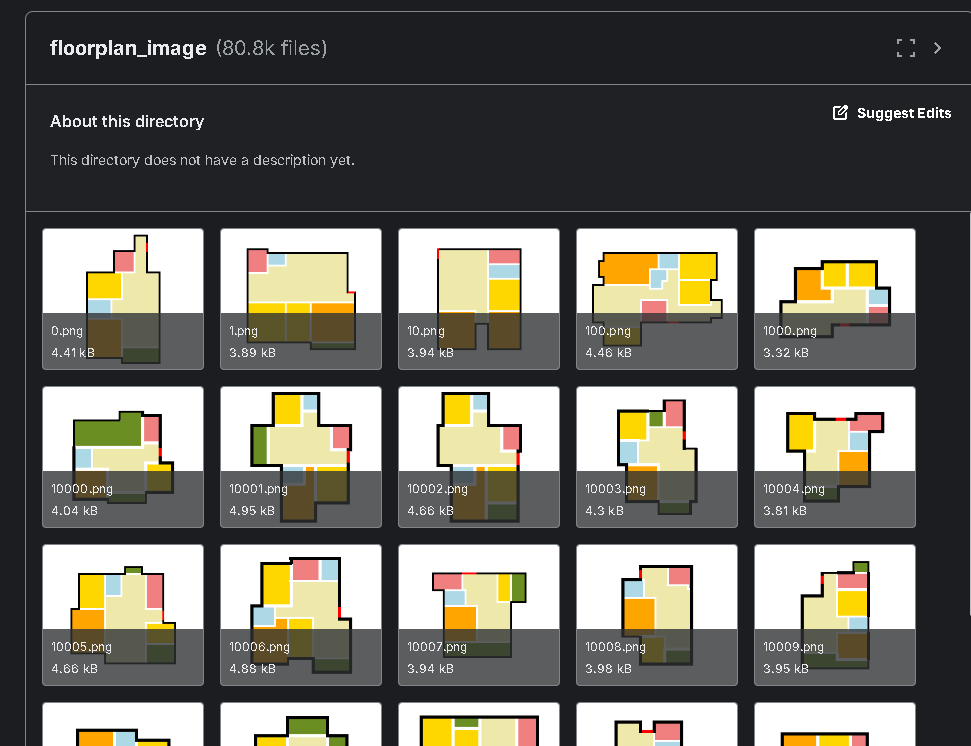
#> input picture img/Dataset.png, 971 x 746 px
$ python -i graph_extractor.py   (imports and definitions only)
#> lines starting #> are read from the running program, lines starting #| are printed output that depends on the picture; after the words box and inside, x2 and y2 are one past the last pixel; in counts of white or black regions, pixels touching at a corner belong together
"""
Ekstraksi adjacency graph dari gambar floor plan hasil generate.

Proses:
1. Deteksi ruangan per warna (menggunakan connected components).
2. Dilatasi mask tiap ruangan untuk mendeteksi sentuhan/kedekatan.
3. Menghasilkan daftar edge adjacency (wall connection).
"""

import cv2
import numpy as np
import logging
from typing import List, Dict, Tuple, Optional

logger = logging.getLogger(__name__)

COLOR_MAP = {
    "LivingRoom": [238, 232, 170],
    "MasterRoom": [255, 165, 0],
    "Kitchen": [240, 128, 128],
    "Bathroom": [173, 216, 210],
    "Balcony": [107, 142, 35],
    "DiningRoom": [218, 112, 214],
    "Storage": [221, 160, 221],
    "CommonRoom": [255, 215, 0],
}

MIN_AREA = 40
DILATE_KERNEL = np.ones((3, 3), np.uint8)


def extract_rooms_from_image(image_path: str, min_area: int = MIN_AREA) -> List[Dict]:
    """
    Mendeteksi ruangan dari gambar RGB floor plan.

    Returns:
        List of room dicts:
        {
            "index": int,
            "category": str,
            "mask": np.ndarray (64x64 uint8),
            "bbox": (x, y, w, h),
            "centroid": (cx, cy),
            "area": int
        }
    """
    img_bgr = cv2.imread(image_path)
    if img_bgr is None:
        logger.error(f"Gagal membaca gambar: {image_path}")
        return []

    img_rgb = cv2.cvtColor(img_bgr, cv2.COLOR_BGR2RGB)
    rooms = []
    index_counter = 0

    for category, color in COLOR_MAP.items():
        lower = np.array(color, dtype=np.uint8)
        upper = np.array(color, dtype=np.uint8)
        mask = cv2.inRange(img_rgb, lower, upper)

        num_labels, labels, stats, centroids = cv2.connectedComponentsWithStats(mask, connectivity=4)

        for i in range(1, num_labels):
            area = stats[i, cv2.CC_STAT_AREA]
            if area < min_area:
                continue

            x, y, w, h = stats[i, cv2.CC_STAT_LEFT], stats[i, cv2.CC_STAT_TOP], \
                         stats[i, cv2.CC_STAT_WIDTH], stats[i, cv2.CC_STAT_HEIGHT]
            cx, cy = int(centroids[i][0]), int(centroids[i][1])

            room_mask = np.zeros_like(mask)
            room_mask[labels == i] = 255

            rooms.append({
                "index": index_counter,
                "category": category,
                "mask": room_mask,
                "bbox": (x, y, w, h),
                "centroid": (cx, cy),
                "area": int(area),
            })
            index_counter += 1

    return rooms


def extract_adjacency_from_rooms(rooms: List[Dict], dilation_kernel: Optional[np.ndarray] = None) -> List[Tuple[int, int]]:
    """
    Mendeteksi adjacency antar ruangan berdasarkan overlap mask setelah dilatasi.

    Returns:
        List of edge tuples: (room_idx_a, room_idx_b)
    """
    if dilation_kernel is None:
        dilation_kernel = DILATE_KERNEL

    edges = []
    n = len(rooms)

    # Dilate masks once for efficiency
    dilated_masks = []
    for room in rooms:
        dilated = cv2.dilate(room["mask"], dilation_kernel, iterations=1)
        dilated_masks.append(dilated)

    for i in range(n):
        for j in range(i + 1, n):
            overlap = cv2.bitwise_and(dilated_masks[i], dilated_masks[j])
            if cv2.countNonZero(overlap) > 0:
                edges.append((rooms[i]["index"], rooms[j]["index"]))

    return edges


def extract_graph_from_image(image_path: str, min_area: int = MIN_AREA) -> Tuple[List[Dict], List[Tuple[int, int]]]:
    """
    Wrapper: return rooms dan adjacency edges dari gambar.
    """
    rooms = extract_rooms_from_image(image_path, min_area)
#> in extract_rooms_from_image, img_bgr is the input picture: shape (746, 971, 3); mean B, G, R 101, 109.3, 111.2
#> the loop in extract_rooms_from_image, `for category, color in COLOR_MAP.items():` made 8 passes
#> num_labels on passes 1 to 8: 19, 16, 20, 1, 10, 1, 1, 27
#> pass 1, in extract_rooms_from_image, `mask = cv2.inRange(img_rgb, lower, upper)`:
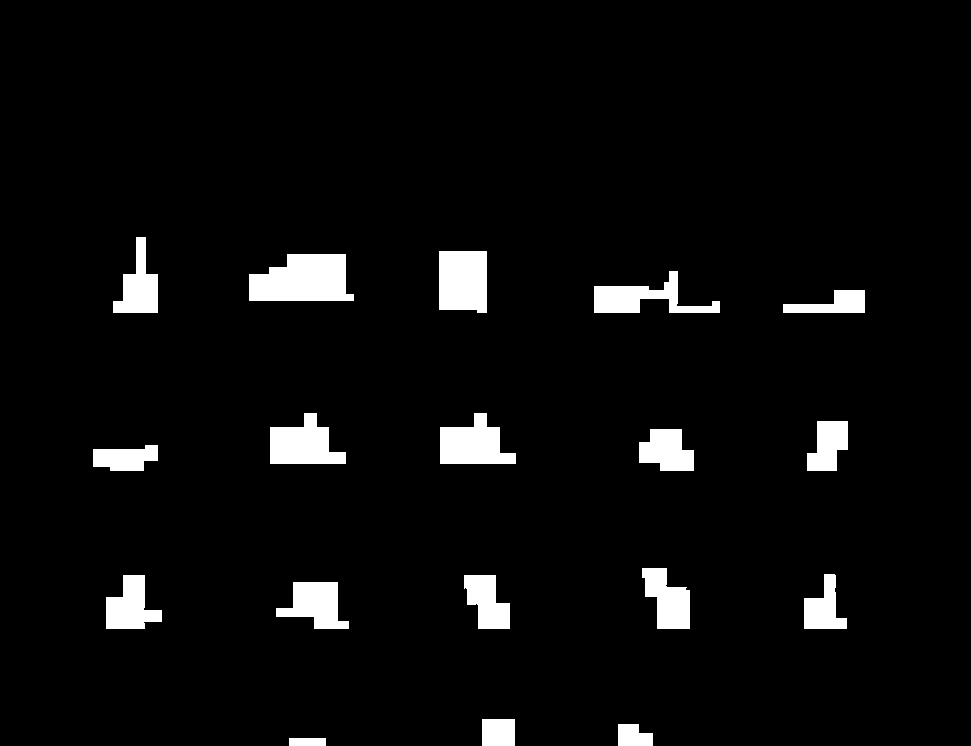
#> mask: shape (746, 971); 4.5% white; 18 white regions, largest, box (x1, y1, x2, y2) and area: (249, 254, 354, 301) 3981, (439, 251, 487, 313) 2862, (440, 413, 516, 464) 2578
#> pass 1, in extract_rooms_from_image, `num_labels, labels, stats, centroids = cv2.connectedComponentsWithStat..`:
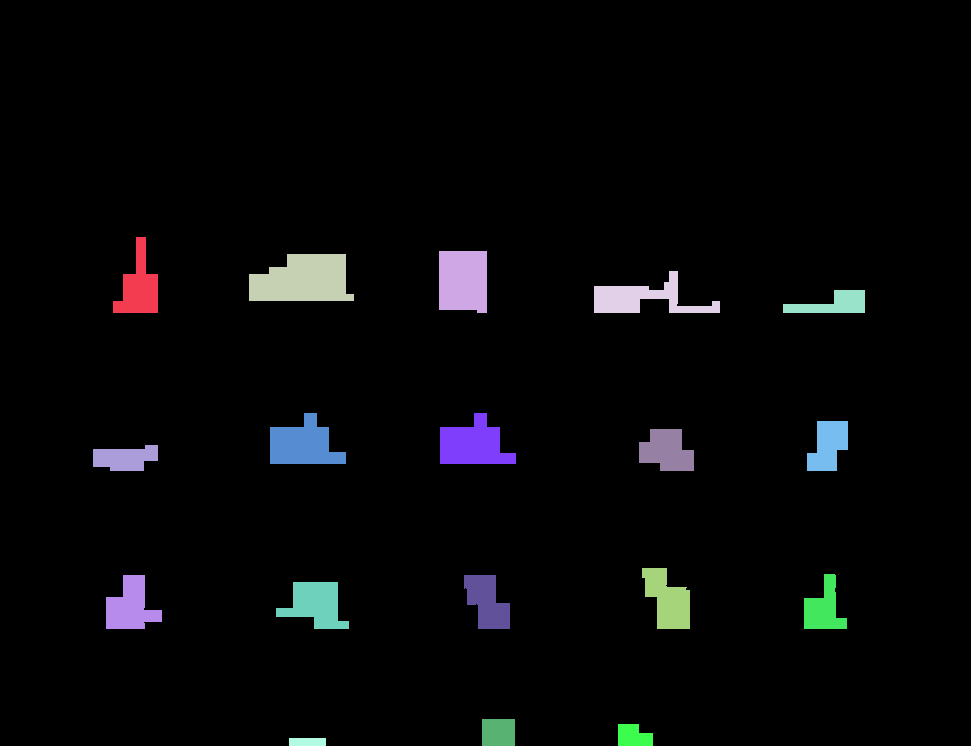
#> labels: shape (746, 971) int32; 19 distinct labels, from 0 to 18; one colour per label, 0 black
#> pass 2, in extract_rooms_from_image, `mask = cv2.inRange(img_rgb, lower, upper)`:
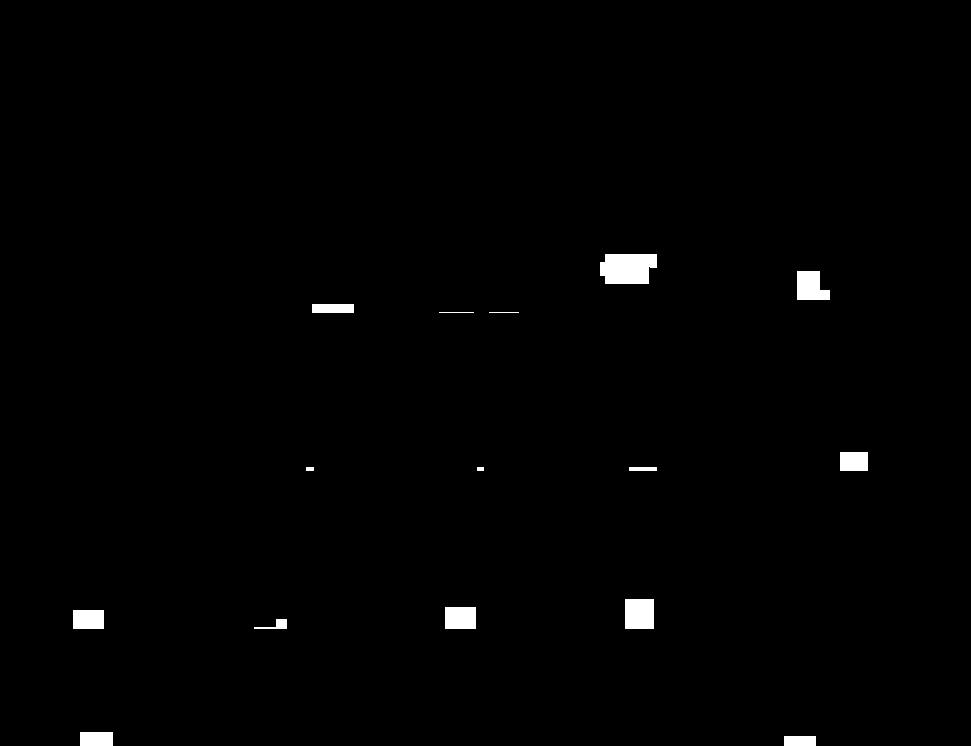
#> mask: shape (746, 971); 0.9% white; 15 white regions, largest, box (x1, y1, x2, y2) and area: (600, 254, 657, 284) 1501, (625, 599, 654, 629) 870, (797, 271, 830, 300) 767
#> after the loop in extract_rooms_from_image, `for category, color in COLOR_MAP.items():`:
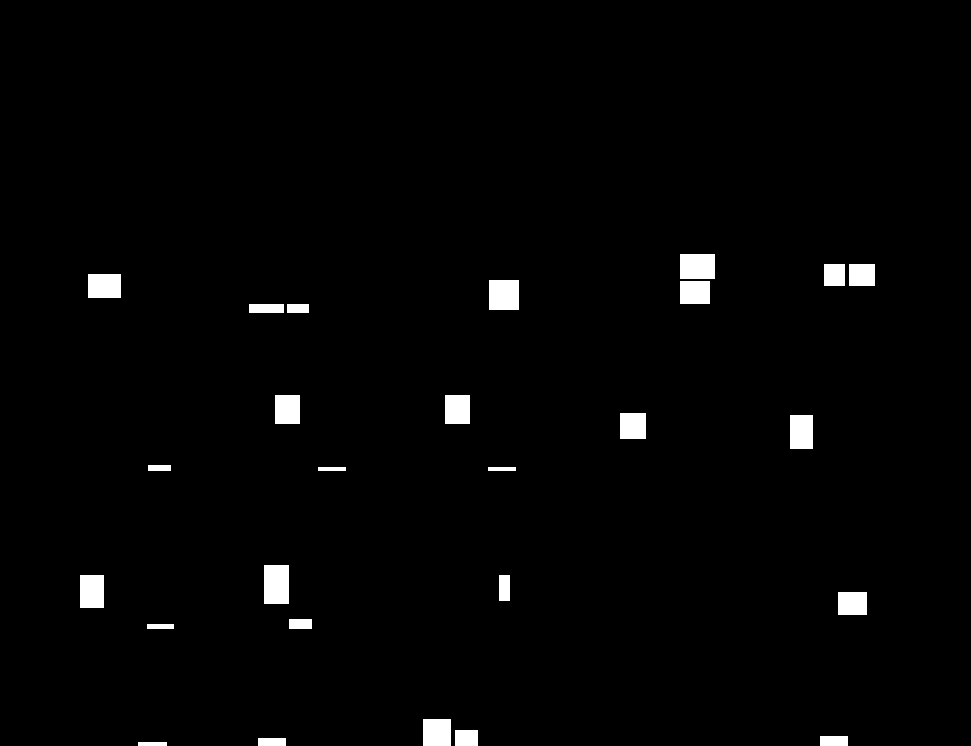
#> mask: shape (746, 971); 1.8% white; 26 white regions, largest, box (x1, y1, x2, y2) and area: (264, 565, 289, 604) 975, (489, 280, 519, 310) 900, (680, 254, 715, 279) 875
#> after the loop in extract_rooms_from_image, `for category, color in COLOR_MAP.items():`:
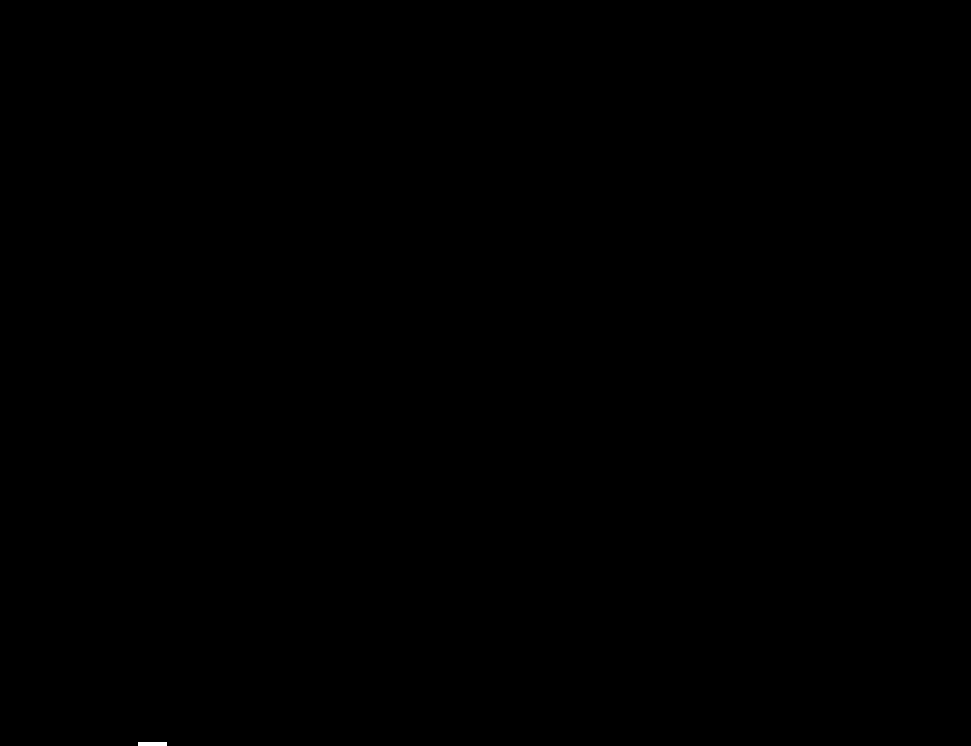
#> room_mask: shape (746, 971); 0.02% white; 1 white region, box (x1, y1, x2, y2) and area: (138, 742, 167, 746) 116
#> after the loop in extract_rooms_from_image, `for category, color in COLOR_MAP.items():`: index_counter = 82; rooms = 82 items
#> rooms = 82 items
    edges = extract_adjacency_from_rooms(rooms)
#> in extract_adjacency_from_rooms, `n = len(rooms)`: n = 82
#> the loop in extract_adjacency_from_rooms, `for room in rooms:` made 82 passes
#> pass 3, in extract_adjacency_from_rooms, `dilated = cv2.dilate(room["mask"], dilation_kernel, iterations=1)`:
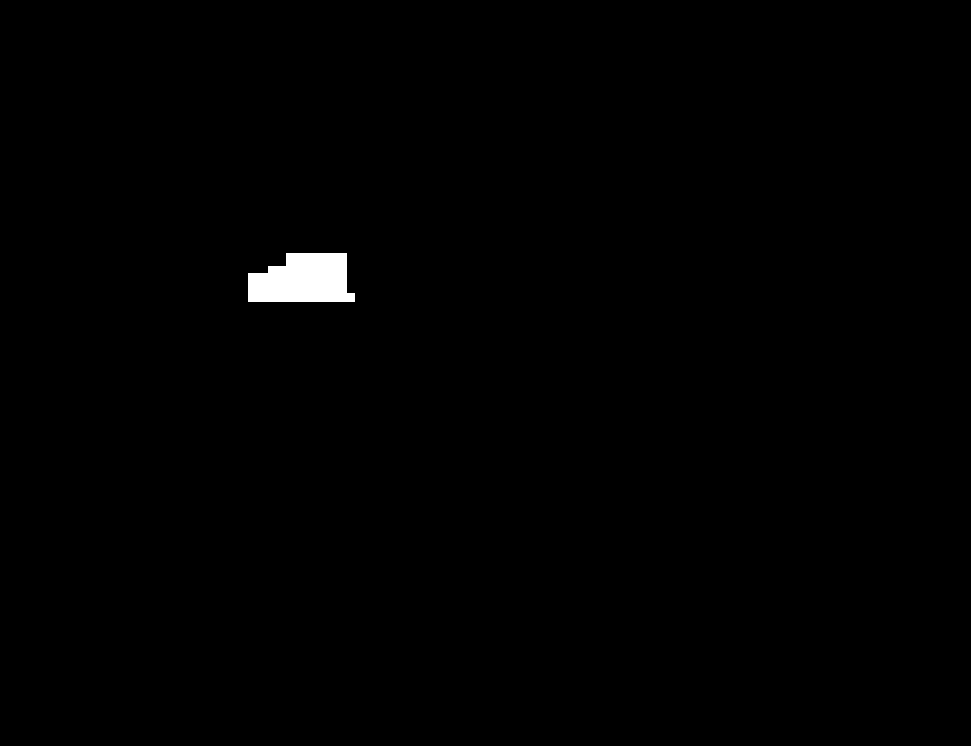
#> dilated: shape (746, 971); 0.59% white; 1 white region, box (x1, y1, x2, y2) and area: (248, 253, 355, 302) 4289
#> after the loop in extract_adjacency_from_rooms, `for room in rooms:`: dilated_masks = 82 items
#> after the loop in extract_adjacency_from_rooms, `for i in range(n):`: edges = []
#> edges = []
    logger.info(f"Graph extractor: {len(rooms)} rooms, {len(edges)} adjacency edges")
    return rooms, edges

>>> result = extract_graph_from_image('../../../img/Dataset.png')
